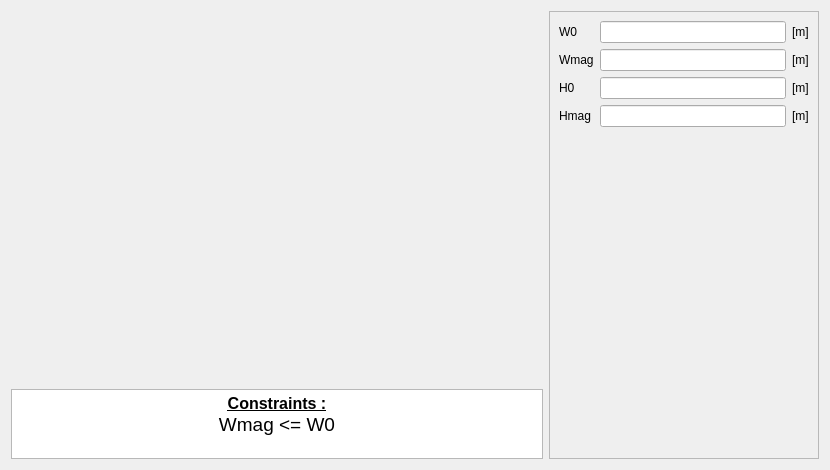
<?xml version="1.0" encoding="UTF-8"?>
<ui version="4.0">
 <class>PMSlot12</class>
 <widget class="QWidget" name="PMSlot12">
  <property name="geometry">
   <rect>
    <x>0</x>
    <y>0</y>
    <width>830</width>
    <height>470</height>
   </rect>
  </property>
  <property name="minimumSize">
   <size>
    <width>630</width>
    <height>470</height>
   </size>
  </property>
  <property name="maximumSize">
   <size>
    <width>16777215</width>
    <height>16777215</height>
   </size>
  </property>
  <property name="windowTitle">
   <string>Form</string>
  </property>
  <layout class="QHBoxLayout" name="horizontalLayout">
   <item>
    <layout class="QVBoxLayout" name="verticalLayout_2">
     <item>
      <widget class="QLabel" name="img_slot">
       <property name="sizePolicy">
        <sizepolicy hsizetype="Expanding" vsizetype="Expanding">
         <horstretch>0</horstretch>
         <verstretch>0</verstretch>
        </sizepolicy>
       </property>
       <property name="maximumSize">
        <size>
         <width>16777215</width>
         <height>16777215</height>
        </size>
       </property>
       <property name="text">
        <string/>
       </property>
       <property name="pixmap">
        <pixmap resource="../../../../Resources/pyleecan.qrc">:/images/images/MachineSetup/WMSlot/SlotM12.png</pixmap>
       </property>
       <property name="scaledContents">
        <bool>true</bool>
       </property>
      </widget>
     </item>
     <item>
      <widget class="QTextEdit" name="txt_constraint">
       <property name="sizePolicy">
        <sizepolicy hsizetype="Expanding" vsizetype="Fixed">
         <horstretch>0</horstretch>
         <verstretch>0</verstretch>
        </sizepolicy>
       </property>
       <property name="maximumSize">
        <size>
         <width>16777215</width>
         <height>70</height>
        </size>
       </property>
       <property name="verticalScrollBarPolicy">
        <enum>Qt::ScrollBarAlwaysOff</enum>
       </property>
       <property name="html">
        <string>&lt;!DOCTYPE HTML PUBLIC &quot;-//W3C//DTD HTML 4.0//EN&quot; &quot;http://www.w3.org/TR/REC-html40/strict.dtd&quot;&gt;
&lt;html&gt;&lt;head&gt;&lt;meta name=&quot;qrichtext&quot; content=&quot;1&quot; /&gt;&lt;style type=&quot;text/css&quot;&gt;
p, li { white-space: pre-wrap; }
&lt;/style&gt;&lt;/head&gt;&lt;body style=&quot; font-family:'MS Shell Dlg 2'; font-size:7.8pt; font-weight:400; font-style:normal;&quot;&gt;
&lt;p align=&quot;center&quot; style=&quot; margin-top:0px; margin-bottom:0px; margin-left:0px; margin-right:0px; -qt-block-indent:0; text-indent:0px;&quot;&gt;&lt;span style=&quot; font-size:12pt; font-weight:600; text-decoration: underline;&quot;&gt;Constraints :&lt;/span&gt;&lt;/p&gt;
&lt;p align=&quot;center&quot; style=&quot; margin-top:0px; margin-bottom:0px; margin-left:0px; margin-right:0px; -qt-block-indent:0; text-indent:0px;&quot;&gt;&lt;span style=&quot; font-size:14pt;&quot;&gt;Wmag &amp;lt;= W0&lt;/span&gt;&lt;/p&gt;&lt;/body&gt;&lt;/html&gt;</string>
       </property>
       <property name="textInteractionFlags">
        <set>Qt::TextSelectableByKeyboard|Qt::TextSelectableByMouse</set>
       </property>
      </widget>
     </item>
    </layout>
   </item>
   <item>
    <widget class="QScrollArea" name="scrollArea">
     <property name="minimumSize">
      <size>
       <width>270</width>
       <height>0</height>
      </size>
     </property>
     <property name="maximumSize">
      <size>
       <width>270</width>
       <height>16777215</height>
      </size>
     </property>
     <property name="widgetResizable">
      <bool>true</bool>
     </property>
     <widget class="QWidget" name="scrollAreaWidgetContents">
      <property name="geometry">
       <rect>
        <x>0</x>
        <y>0</y>
        <width>268</width>
        <height>446</height>
       </rect>
      </property>
      <layout class="QVBoxLayout" name="verticalLayout_3">
       <item>
        <layout class="QGridLayout" name="gridLayout">
         <item row="1" column="0">
          <widget class="QLabel" name="in_Wmag">
           <property name="text">
            <string>Wmag</string>
           </property>
          </widget>
         </item>
         <item row="1" column="2">
          <widget class="QLabel" name="unit_Wmag">
           <property name="text">
            <string>[m]</string>
           </property>
          </widget>
         </item>
         <item row="0" column="0">
          <widget class="QLabel" name="in_W0">
           <property name="text">
            <string>W0</string>
           </property>
          </widget>
         </item>
         <item row="0" column="2">
          <widget class="QLabel" name="unit_W0">
           <property name="text">
            <string>[m]</string>
           </property>
          </widget>
         </item>
         <item row="2" column="2">
          <widget class="QLabel" name="unit_H0">
           <property name="text">
            <string>[m]</string>
           </property>
          </widget>
         </item>
         <item row="2" column="0">
          <widget class="QLabel" name="in_H0">
           <property name="text">
            <string>H0</string>
           </property>
          </widget>
         </item>
         <item row="3" column="2">
          <widget class="QLabel" name="unit_Hmag">
           <property name="text">
            <string>[m]</string>
           </property>
          </widget>
         </item>
         <item row="0" column="1">
          <widget class="FloatEdit" name="lf_W0"/>
         </item>
         <item row="3" column="0">
          <widget class="QLabel" name="in_Hmag">
           <property name="text">
            <string>Hmag</string>
           </property>
          </widget>
         </item>
         <item row="2" column="1">
          <widget class="FloatEdit" name="lf_H0"/>
         </item>
         <item row="3" column="1">
          <widget class="FloatEdit" name="lf_Hmag"/>
         </item>
         <item row="1" column="1">
          <widget class="FloatEdit" name="lf_Wmag"/>
         </item>
        </layout>
       </item>
       <item>
        <spacer name="verticalSpacer">
         <property name="orientation">
          <enum>Qt::Vertical</enum>
         </property>
         <property name="sizeHint" stdset="0">
          <size>
           <width>20</width>
           <height>40</height>
          </size>
         </property>
        </spacer>
       </item>
       <item>
        <widget class="WWSlotOut" name="w_out" native="true"/>
       </item>
      </layout>
     </widget>
    </widget>
   </item>
  </layout>
 </widget>
 <customwidgets>
  <customwidget>
   <class>FloatEdit</class>
   <extends>QLineEdit</extends>
   <header>......GUI/Tools/FloatEdit.h</header>
  </customwidget>
  <customwidget>
   <class>WWSlotOut</class>
   <extends>QWidget</extends>
   <header>......GUI.Dialog.DMachineSetup.SWSlot.WWSlotOut.WWSlotOut.h</header>
   <container>1</container>
  </customwidget>
 </customwidgets>
 <tabstops>
  <tabstop>lf_W0</tabstop>
  <tabstop>lf_Wmag</tabstop>
  <tabstop>lf_H0</tabstop>
  <tabstop>lf_Hmag</tabstop>
  <tabstop>txt_constraint</tabstop>
 </tabstops>
 <resources>
  <include location="../../../../Resources/pyleecan.qrc"/>
  <include location="../../../../Resources/pyleecan.qrc"/>
 </resources>
 <connections/>
</ui>
